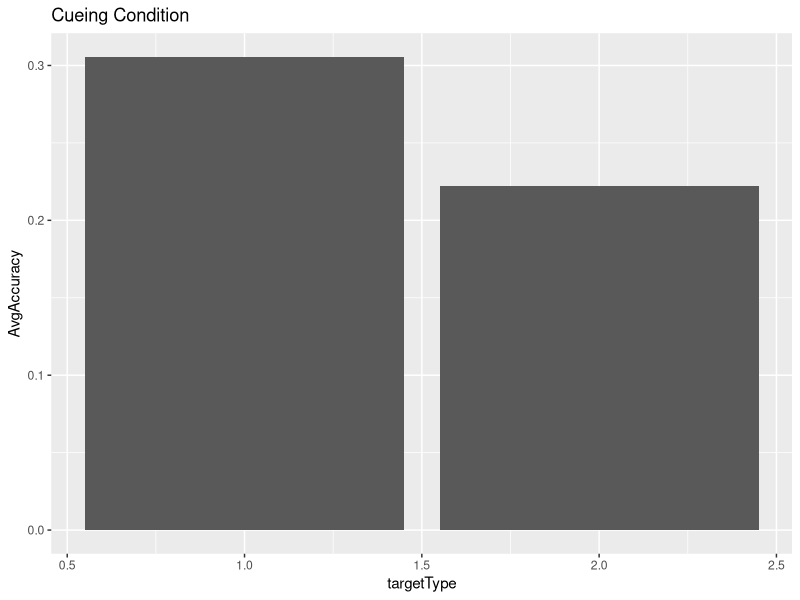

Reproduce this figure in R. (Note: this script raises an error after producing the figure.)
## ---- chunk 1
###Data Preparation

setwd("./") #Set working directory

####Load Relevant Libraries and Functions

library(tidyverse)
library(ggplot2)
library(ggthemes)

####Import data

catData <- read_csv("sub1_result.csv")
head(catData)

#### Prepare data for analysis - create columns etc.

cleanedData = catData %>% 
  mutate(accuracy = (cue == response)) # mutate to get accuracy


preData<-cleanedData %>% 
  group_by(targetType) %>%
  summarize(AvgAccuracy = mean(accuracy), avgRT=mean(RT)) # the na.rm tells R to ignore NA values

## ---- chunk 2
# 3-way Anova
Result <- aov(cleanedData$accuracy ~ cue * targetLoc * ISI, data = cleanedData)
summary(Result)
## ---- chunk 3
ggplot(preData, aes(x=targetType, y=AvgAccuracy))+
geom_bar(stat="identity")+
ggtitle("Cueing Condition")
## ---- chunk 4
fd=tibble(cond = "Cued", "Neutral")
cond = c("Cued", "Neutral")
accuracy=c(2.74,2.84)
fd=tibble(cond,temp)
## ---- chunk 5
myplot <- ggplot(fd, aes(x=cond, y=accuracy))+
geom_bar(stat="identity")+
coord_cartesian(ylim=c(1.25, 3.75))+
ggtitle("Cueing Condition") 
## ---- chunk 6
myplot + theme(panel.grid.major = element_blank(), panel.grid.minor = element_blank(),
panel.background = element_blank(), axis.line = element_line(colour = "black"))
## ---- chunk 7
df <- data.frame(ISI=c("11", "23", "35"),neutral=c(1.3, 3.4, 3.65), cued=c(1.25,3.22,3.68))

df2 <- data.frame(cond=rep(c("Cued", "Neutral"), each=3),
                ISI=rep(c("11", "23", "35"),2),
                accuracy=c(1.25,3.18,3.5,1.5, 3.4, 3.63))
a=c(1.25,3.18,3.8)
b=c(1.5, 3.4, 3.63)

mean(a)
mean(b)
## ---- chunk 8
myplot <- ggplot(df2, aes(x=ISI, y=accuracy, group=cond)) +
  geom_line(aes(linetype=cond))+
  geom_point(aes(shape=cond))

myplot + theme(panel.grid.major = element_blank(), panel.grid.minor = element_blank(),
panel.background = element_blank(), axis.line = element_line(colour = "black"))

## ---- chunk 9
ggplot(preData, aes(x=targetType, y=AvgAccuracy))+
geom_bar(stat="identity")+
ggtitle("Cueing Condition")
